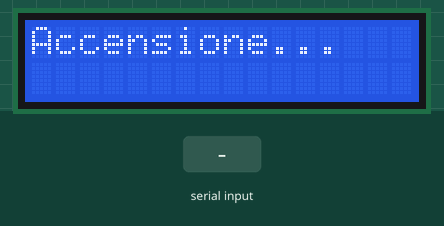
Recording of a sketch running on a simulated Arduino Uno, built with avr-gcc and run on an emulated ATmega328P. Shown: 16×2 character LCD. The inputs (shaded band) are chosen by the test bench. What the sketch prints to the serial monitor is not drawn.

Above: at 0.1 s.
2.3 s: "1" received over the second serial link
At 4.5 s:
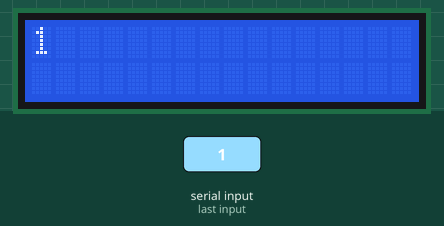
4.8 s: "0" received over the second serial link
At 6.6 s:
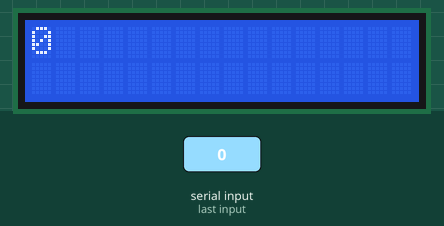
Timing chart, 0 to 8.1 s (numbered marks = the images above; inputs shaded):
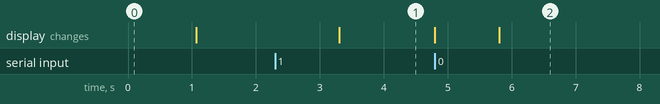

The sketch:

ArduinoBarcode.ino
```cpp
#include <LiquidCrystal.h>
#include <SoftwareSerial.h>
LiquidCrystal lcd(7,6,5,4,3,2);
String ricevuto;
SoftwareSerial BTserial(10, 11); // Trasmissione del bluetooth
SoftwareSerial GM(0, 1); // Trasmissione del GM65
#define GM__BAUD 9600 //9600
#define BT__BAUD 9600 //38400
String Barcode = "";

void setup() {
  Serial.begin(9600);
  BTserial.begin(9600);
  GM.begin(GM__BAUD);
  lcd.begin(16,2);
  lcd.setCursor(0,0);
  lcd.print("Accensione...");
  Serial.println("Accensione...");
  delay(1000);
  lcd.clear();
}
void loop() {
  if(GM.available())
  {
     lcd.clear();
     Barcode = GM.readString();
     Serial.println(Barcode );
     lcd.setCursor(0,0);
     lcd.print(Barcode);
     if(Serial.available() > 0)
     {
       BTserial.println(Barcode);
       Barcode = "";
     }
     delay(100);
  }
}
```

Measured:
- after the input at 2.3 s, the display: changes after 1.0 s (image 1)
- after the input at 4.8 s, the display: first changes at once (image 2 shows a later state)
